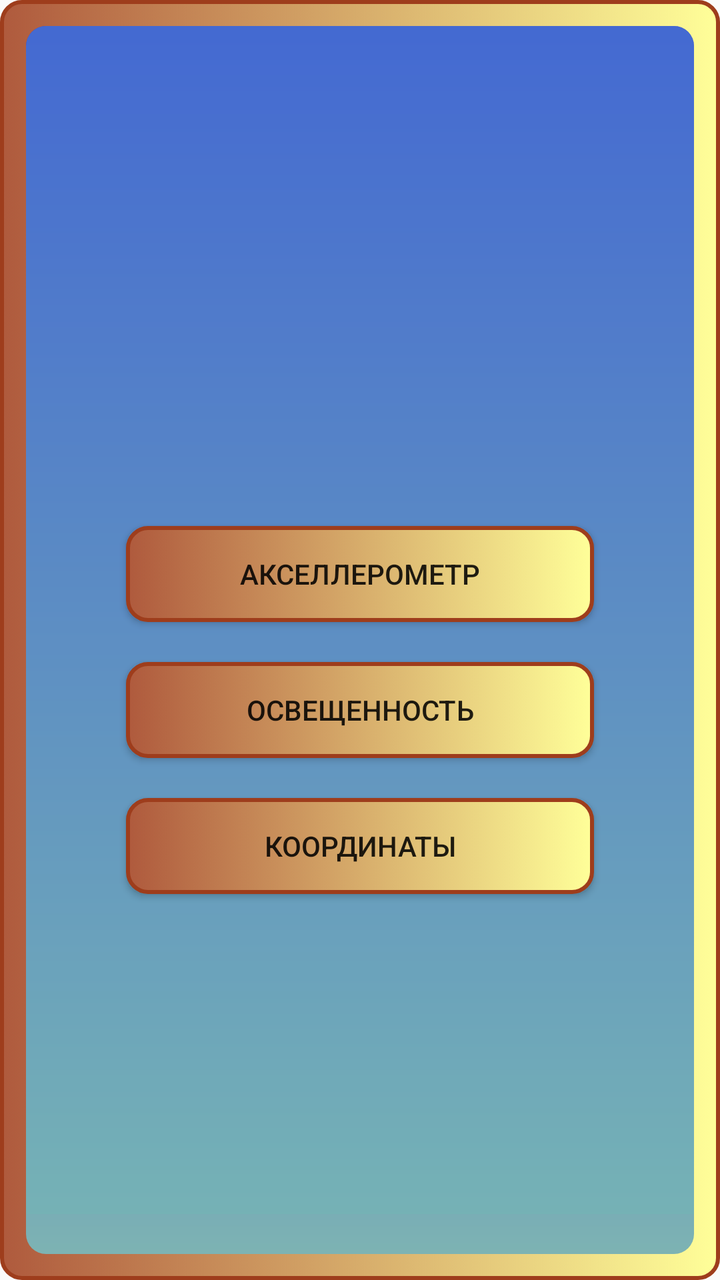
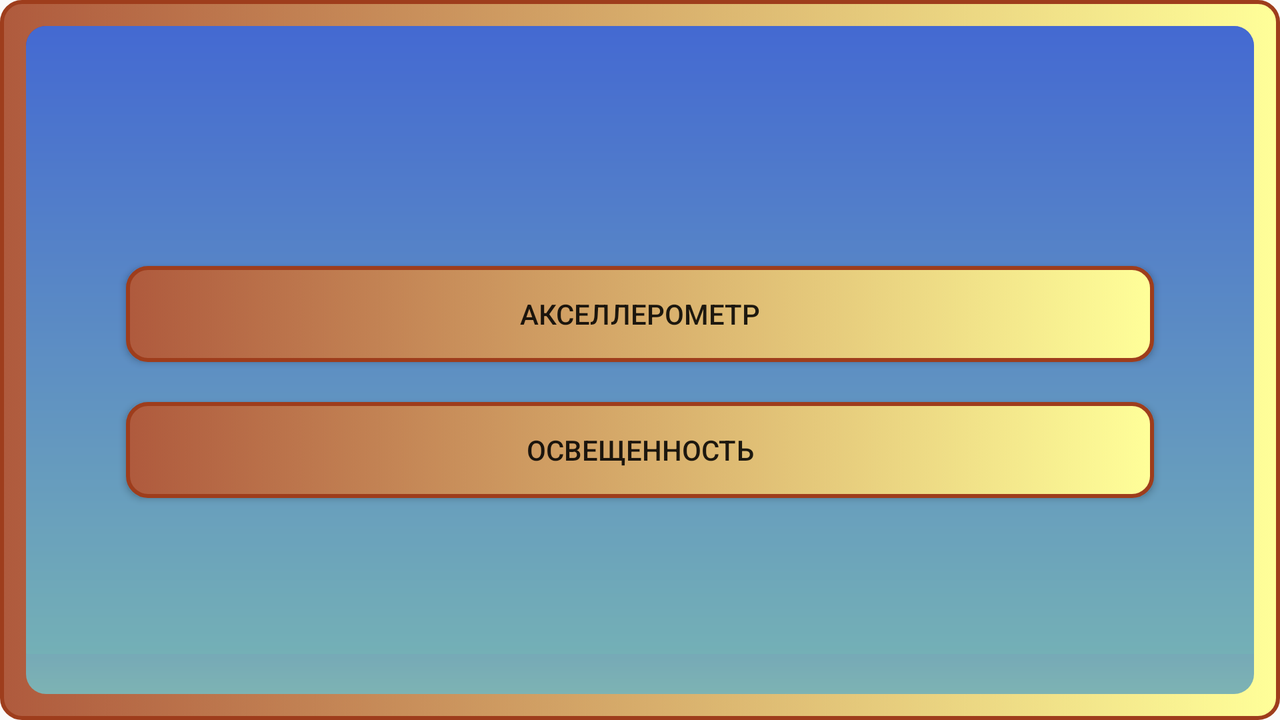

One screen, two layout resources from the same app: the default and the author's alternative for another configuration. Each is rendered where Android would select it; the XML of both is given below.
<!-- AndroidManifest.xml: activity theme Theme.TestSensorProject.NoActionBar -->
<!-- res/layout/activity_main.xml -->
<?xml version="1.0" encoding="utf-8"?>
<android.support.constraint.ConstraintLayout xmlns:android="http://schemas.android.com/apk/res/android"
    xmlns:app="http://schemas.android.com/apk/res-auto"
    xmlns:tools="http://schemas.android.com/tools"
    android:layout_width="match_parent"
    android:layout_height="match_parent"
    android:background="@drawable/button"
    tools:context=".MainActivity">

    <LinearLayout
        android:id="@+id/linearLayout"
        android:layout_width="0dp"
        android:layout_height="0dp"
        android:layout_marginStart="13dp"
        android:layout_marginTop="13dp"
        android:layout_marginEnd="13dp"
        android:layout_marginBottom="13dp"
        android:background="@drawable/button_blick"
        android:orientation="vertical"
        app:layout_constraintBottom_toBottomOf="parent"
        app:layout_constraintEnd_toEndOf="parent"
        app:layout_constraintStart_toStartOf="parent"
        app:layout_constraintTop_toTopOf="parent">

        <Button
            android:id="@+id/btnAccl"
            android:layout_width="match_parent"
            android:layout_height="wrap_content"
            android:layout_marginTop="250dp"
            android:layout_marginLeft="50dp"
            android:layout_marginRight="50dp"
            android:background="@drawable/button"
            android:text="Акселлерометр" />

        <Button
            android:id="@+id/btnLight"
            android:background="@drawable/button"
            android:layout_marginTop="20dp"
            android:layout_marginLeft="50dp"
            android:layout_marginRight="50dp"
            android:layout_width="match_parent"
            android:layout_height="wrap_content"
            android:text="Освещенность" />

        <Button
            android:id="@+id/btnCoords"
            android:background="@drawable/button"
            android:layout_marginTop="20dp"
            android:layout_marginLeft="50dp"
            android:layout_marginRight="50dp"
            android:layout_width="match_parent"
            android:layout_height="wrap_content"
            android:text="Координаты" />
    </LinearLayout>
</android.support.constraint.ConstraintLayout>
<!-- resources referenced by this layout -->
<resources>
  <!-- drawable button (drawable) -->
  <?xml version="1.0" encoding="utf-8"?>
  <selector xmlns:android="http://schemas.android.com/apk/res/android">
      <item android:state_pressed="true" >
          <shape android:shape="rectangle"  >
              <corners android:radius="10dip" />
              <stroke android:width="3dip" android:color="#9e3d1c" />
              <gradient android:angle="180" android:startColor="#fff9" android:endColor="#af5a3d" />
          </shape>
      </item>
      <item android:state_focused="true">
          <shape android:shape="rectangle"  >
              <corners android:radius="10dip" />
              <stroke android:width="3dip" android:color="#9e3d1c" />
              <gradient android:angle="180" android:startColor="#fff9" android:endColor="#af5a3d" />
          </shape>
      </item>
      <item>
          <shape android:shape="rectangle"  >
              <corners android:radius="10dip" />
              <stroke android:width="2dip" android:color="#9e3d1c" />
              <gradient android:angle="180" android:startColor="#fff9" android:endColor="#af5a3d" />
          </shape>
      </item>
  </selector>
  <!-- drawable button_blick (drawable) -->
  <?xml version="1.0" encoding="utf-8"?>
  <layer-list xmlns:android="http://schemas.android.com/apk/res/android">
      <item>
          <shape>
              <gradient android:startColor="#0F12F2" android:endColor="#7DB3B3"  android:angle="-90.0"/>
              <corners android:radius="10.0dip" />
          </shape>
      </item>
      <item android:bottom="20dip">
          <shape>
              <solid android:color="#8873B6B6"/>
              <corners android:bottomRightRadius="0.1dip"
                  android:bottomLeftRadius="0.1dip"
                  android:topLeftRadius="10dip"
                  android:topRightRadius="10dip"/>
          </shape>
      </item>
  </layer-list>
  <style name="Theme.TestSensorProject.NoActionBar">
          <item name="windowActionBar">false</item>
          <item name="windowNoTitle">true</item>
      </style>
</resources>
<!-- res/layout-land/activity_main.xml (the author's variant of the layout above) -->
<!-- drawn on the phone turned sideways -->
<?xml version="1.0" encoding="utf-8"?>
<android.support.constraint.ConstraintLayout xmlns:android="http://schemas.android.com/apk/res/android"
    xmlns:app="http://schemas.android.com/apk/res-auto"
    xmlns:tools="http://schemas.android.com/tools"
    android:layout_width="match_parent"
    android:layout_height="match_parent"
    android:background="@drawable/button"
    tools:context=".MainActivity">

    <LinearLayout
        android:id="@+id/linearLayout"
        android:layout_width="0dp"
        android:layout_height="0dp"
        android:layout_marginStart="13dp"
        android:layout_marginTop="13dp"
        android:layout_marginEnd="13dp"
        android:layout_marginBottom="13dp"
        android:background="@drawable/button_blick"
        android:orientation="vertical"
        app:layout_constraintBottom_toBottomOf="parent"
        app:layout_constraintEnd_toEndOf="parent"
        app:layout_constraintStart_toStartOf="parent"
        app:layout_constraintTop_toTopOf="parent">

        <Button
            android:id="@+id/btnAccl"
            android:layout_width="match_parent"
            android:layout_height="wrap_content"
            android:layout_marginTop="120dp"
            android:layout_marginLeft="50dp"
            android:layout_marginRight="50dp"
            android:background="@drawable/button"
            android:text="Акселлерометр" />

        <Button
            android:id="@+id/btnLight"
            android:background="@drawable/button"
            android:layout_marginTop="20dp"
            android:layout_marginLeft="50dp"
            android:layout_marginRight="50dp"
            android:layout_width="match_parent"
            android:layout_height="wrap_content"
            android:text="Освещенность" />
    </LinearLayout>
</android.support.constraint.ConstraintLayout>
